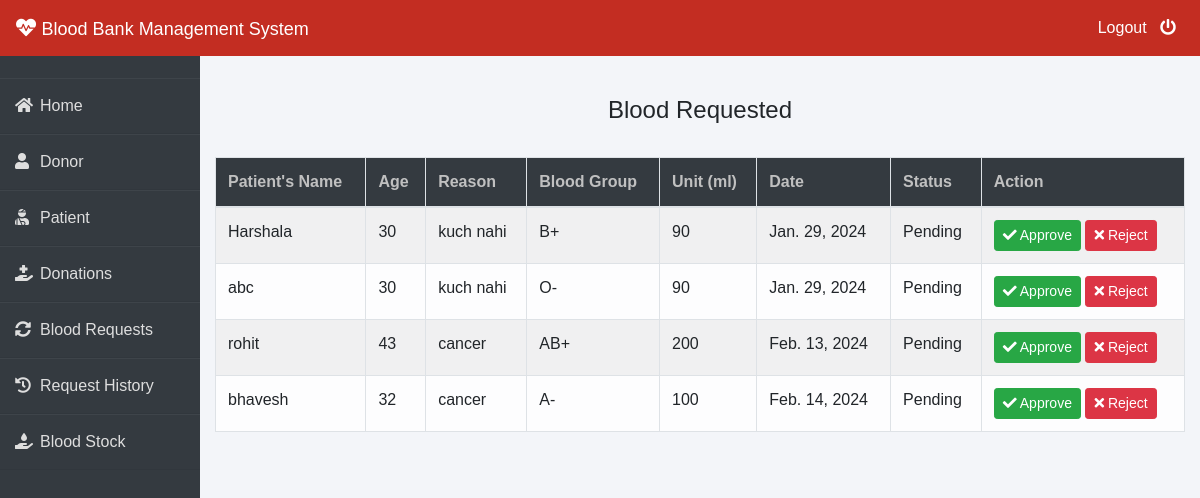
The page /admin-request (signed in) on the database its author committed.
### blood/models.py (models this page shows, shortened)
class BloodRequest(models.Model):
    request_by_patient=models.ForeignKey(pmodels.Patient,null=True,on_delete=models.CASCADE)
    request_by_donor=models.ForeignKey(dmodels.Donor,null=True,on_delete=models.CASCADE)
    patient_name=models.CharField(max_length=30)
    patient_age=models.PositiveIntegerField()
    reason=models.CharField(max_length=500)
    bloodgroup=models.CharField(max_length=10)
    unit=models.PositiveIntegerField(default=0)
    status=models.CharField(max_length=20,default="Pending")
    date=models.DateField(auto_now=True)

### blood/views.py (the view)
# urls.py: path('admin-request', views.admin_request_view,name='admin-request'),
@login_required(login_url='adminlogin')
def admin_request_view(request):
    requests=models.BloodRequest.objects.all().filter(status='Pending')
    return render(request,'blood/admin_request.html',{'requests':requests})

### templates/blood/admin_request.html (shortened to what this page needs)
{% extends 'blood/adminbase.html' %}
{% block content %}
{% load widget_tweaks %}
{%load static%}
<br><br>
<div class="container">
    {% if requests %}
    <H4 class="text-center">Blood Requested</H4><br>
    <table class="table table-light table-hover table-bordered table-striped">
        <thead class="bg-dark">
            <tr>
                <th scope="col" style="color: rgb(192, 192, 192);">Patient's Name</th>
                <th scope="col" style="color: rgb(192, 192, 192);">Age</th>
                <th scope="col" style="color: rgb(192, 192, 192);">Reason</th>
                <th scope="col" style="color: rgb(192, 192, 192);">Blood Group</th>
                <th scope="col" style="color: rgb(192, 192, 192);">Unit (ml)</th>
                <th scope="col" style="color: rgb(192, 192, 192);">Date</th>
                <th scope="col" style="color: rgb(192, 192, 192);">Status</th>
                <th style="color: rgb(192, 192, 192);">Action</th>
            </tr>
        </thead>
        <tbody>
            {% for t in requests %}
            <tr>
                <td> {{t.patient_name}}</td>
                <td>{{t.patient_age}}</td>
                <td>{{t.reason}}</td>
                <td>{{t.bloodgroup}}</td>
                <td>{{t.unit}}</td>
                <td>{{t.date}}</td>
                <td>{{t.status}}</td>
                <td>
                    <button class="btn btn-success btn-sm"><a  style="text-decoration: none;color: white;" href="{% url 'update-approve-status' t.id  %}"><i class="fa fa-check"></i> Approve</a> </button>
                    <button class="btn btn-danger btn-sm"><a  style="text-decoration: none;color: white;" href="{% url 'update-reject-status' t.id  %}"><i class="fa fa-times"></i> Reject</a> </button>
                </td>
            </tr>
            {% endfor %}
        </tbody>
    </table>
{% else %}
<div class="alert alert-danger" role="alert">
    No Blood Request By Patient/Donor!
  </div>
{% endif %}
</div>
{% endblock content %}

### templates/blood/adminbase.html (shortened to what this page needs)
<!DOCTYPE html>
<html lang="en">
<head>
    <link rel="stylesheet" href="https://maxcdn.bootstrapcdn.com/bootstrap/4.0.0/css/bootstrap.min.css">
    <link rel="stylesheet" href="https://cdnjs.cloudflare.com/ajax/libs/font-awesome/5.14.0/css/all.css">
</head>
<body>
    <nav class="navbar navbar-expand-lg navbar-light fixed-top bg-danger">
        <a style="color:white;" class="navbar-brand" href="/"><i class="fa fa-heartbeat"></i>&nbsp;<font face = "Comic sans MS" size ="4">Blood Bank Management System</font></a>
        <div class="navbar-collapse collapse w-100 order-3 dual-collapse2">
            <ul class="navbar-nav ml-auto">
                <li class="nav-item">
                    <a class="nav-link" style="color: white;" href="/logout">Logout &nbsp; <i class="fas fa-power-off"></i></a>
                </li>
            </ul>
        </div>
      </nav>
<br><br>
<div class="wrapper">
    <div class="sidebar">
        <ul>
            <li><a style="text-decoration:none;" href="/"><i class="fas fa-home"></i>Home</a></li>
            <li><a style="text-decoration:none;" href="/admin-donor"><i class="fas fa-user"></i>Donor</a></li>
            <li><a style="text-decoration:none;" href="/admin-patient"><i class="fas fa-user-injured"></i>Patient</a></li>
            <li><a style="text-decoration:none;" href="/admin-donation"><i class="fas fa-hand-holding-medical"></i>Donations</a></li>
            <li><a style="text-decoration:none;" href="/admin-request"><i class="fas fa-sync-alt"></i>Blood Requests</a></li>
            <li><a style="text-decoration:none;" href="/admin-request-history"><i class="fas fa-history"></i>Request History</a></li>
            <li><a style="text-decoration:none;" href="/admin-blood"><i class="fas fa-hand-holding-water"></i>Blood Stock</a></li>
        </ul>
    </div>
    <div class="main_content">
{% block content %}
{% endblock content %}
    </div>
</div>
</body>
</html>

### templates/blood/adminbase.html (style rules this page uses)
* { margin: 0; padding: 0; box-sizing: border-box; list-style: none; text-decoration: none; font-family: 'Josefin Sans', sans-serif; }
body { background-color: #f3f5f9; }
.bg-danger { background-color: #c32d22!important; }
.wrapper { display: flex; position: relative; }
.wrapper .sidebar { width: 200px; height: 100%; background: #343a40; padding: 30px 0px; position: fixed; }
.wrapper .sidebar ul li { padding: 15px; border-bottom: 1px solid #dedede; border-bottom: 1px solid rgba(0,0,0,0.05); border-top: 1px solid rgba(255,255,255,0.05); }
.wrapper .sidebar ul li a { color: #dedede; display: block; }
.wrapper .sidebar ul li a .fas { width: 25px; }
.wrapper .main_content { width: 100%; margin-left: 200px; }

### rows shown on the page
BloodRequest: patient_name "Harshala", patient_age "30", reason "kuch nahi", bloodgroup "B+", unit "90", date "Jan. 29, 2024", status "Pending"
BloodRequest: patient_name "abc", patient_age "30", reason "kuch nahi", bloodgroup "O-", unit "90", date "Jan. 29, 2024", status "Pending"
BloodRequest: patient_name "rohit", patient_age "43", reason "cancer", bloodgroup "AB+", unit "200", date "Feb. 13, 2024", status "Pending"
BloodRequest: patient_name "bhavesh", patient_age "32", reason "cancer", bloodgroup "A-", unit "100", date "Feb. 14, 2024", status "Pending"
